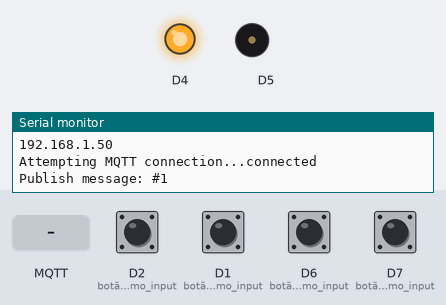
The sketch below on a simulated ESP8266 (NodeMCU). Parts: output pins drawn as LEDs (lit = HIGH, except the on-board LED, lit = LOW), buzzer (waves = sounding), the last lines printed to the serial monitor. Inputs (shaded band) come from the test bench; at power-on: D1 (botão_como_input), D2 (botão_como_input), D6 (botão_como_input), D7 (botão_como_input) LOW. WiFi joins after 1.5 s; servers stay silent unless stated; random numbers use the default seed unless the sketch sets one; no MQTT or app messages arrive unless stated.

Above: at 2.7 s.
2.8 s: MQTT message "0" arrives on the first subscribed topic
At 3.7 s:
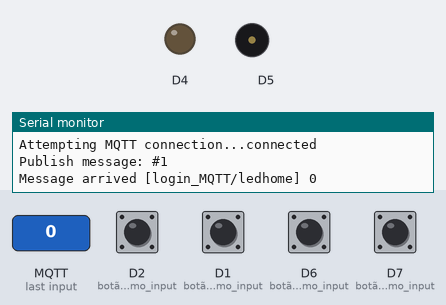
4.3 s: MQTT message "1" arrives on the second subscribed topic
At 4.42 s:
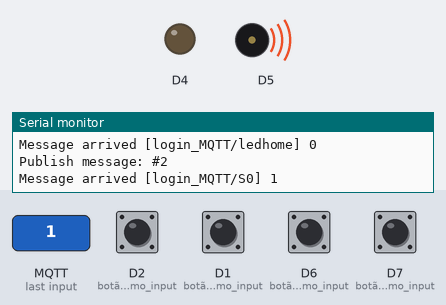
Timing chart, 0 to 7.3 s (numbered marks = the images above; inputs shaded):
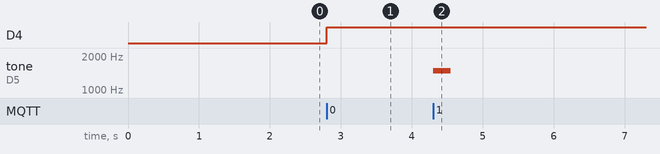

Measured:
- after the input at 2.8 s, D4: LOW → HIGH at once
- after the input at 4.3 s, tone on D5: silent → 1480 Hz at once, → silent 0.25 s later

The sketch:

mqtt_esp8266_homelab-labead.ino
```cpp
#include <ESP8266WiFi.h>
#include <PubSubClient.h>
#include "pitches.h"

String user = "login_MQTT";
String passwd = "senha_MQTT";

const char* ssid = "ssid_WiFi";
const char* password = "senha_WiFi";
const char* mqtt_server = "endereco_broker";

WiFiClient espClient;
PubSubClient client(espClient);
unsigned long lastMsg = 0;
#define MSG_BUFFER_SIZE	(50)
char msg[MSG_BUFFER_SIZE];

int value = 0; //sinal de heartbeat

bool prevBtn1 = 0; //estado anterior do botão
bool btn1 = 0; //estado atual do botão

bool prevBtn2 = 0; //estado anterior do botão
bool btn2 = 0; //estado atual do botão

bool prevBtn3 = 0; //estado anterior do botão
bool btn3 = 0; //estado atual do botão

bool prevBtn4 = 0; //estado anterior do botão
bool btn4 = 0; //estado atual do botão

bool led = 0; //estado do led

uint32_t prev_millis;
uint32_t ms_cnt = 0;

const char* zero_cstr = "0";
const char* one_cstr = "1";

int valor;

void setup_wifi() {

  delay(10);

  Serial.println();
  Serial.print("Connecting to ");
  Serial.println(ssid);

  WiFi.mode(WIFI_STA);
  WiFi.begin(ssid, password);

  while (WiFi.status() != WL_CONNECTED) {
    delay(500);
    Serial.print(".");
  }

  randomSeed(micros());

  Serial.println("");
  Serial.println("WiFi connected");
  Serial.println("IP address: ");
  Serial.println(WiFi.localIP());
}

void callback(char* topic, byte* payload, unsigned int length) {
  Serial.print("Message arrived [");
  Serial.print(topic);
  Serial.print("] ");
  for (int i = 0; i < length; i++) {
    Serial.print((char)payload[i]);
  }
  Serial.println();

  // Led buit-in mapeado no topico "user/ledhome"
  if (strcmp(topic,(user+"/ledhome").c_str())==0) {
    if ((char)payload[0] == '1') {
      digitalWrite(D4, LOW);
      led = 1;
    } else {
      digitalWrite(D4, HIGH);
      led = 0;
    }
  }

  if (strcmp(topic,(user+"/S0").c_str())==0) {
    if ((char)payload[0] == '1') {
      tone(D5, NOTE_FS6, 250); //125 ou 250
    }
  }

  if (strcmp(topic,(user+"/S1").c_str())==0) {
    if ((char)payload[0] == '1') {
      tone(D5, NOTE_C4, 250); //125 ou 250
    }
  }

  if (strcmp(topic,(user+"/S2").c_str())==0) {
    if ((char)payload[0] == '1') {
      tone(D5, NOTE_DS5, 250); //125 ou 250
    }
  }

  if (strcmp(topic,(user+"/S3").c_str())==0) {
    if ((char)payload[0] == '1') {
      tone(D5, NOTE_A7, 250); //125 ou 250
    }
  }
}

void reconnect() {
  // Loop until we're reconnected
  while (!client.connected()) {

    Serial.print("Attempting MQTT connection...");

    // Create a random client ID
    String clientId = user;
    clientId += String(random(0xffff), HEX);

    // Attempt to connect
    if (client.connect(clientId.c_str(), user.c_str(), passwd.c_str())) {

      Serial.println("connected");
      // Once connected, publish an announcement...
      client.publish((user+"/homehello").c_str(), "hello world");

      client.subscribe((user+"/ledhome").c_str());

      client.subscribe((user+"/S0").c_str());
      client.subscribe((user+"/S1").c_str());
      client.subscribe((user+"/S2").c_str());
      client.subscribe((user+"/S3").c_str());

    } else {

      Serial.print("failed, rc=");
      Serial.print(client.state());
      Serial.println(" try again in 5 seconds");

      // Wait 5 seconds before retrying
      delay(5000);

    }
  }
}

void setup() {
  pinMode(BUILTIN_LED, OUTPUT);
  pinMode(D5, OUTPUT);

  pinMode(D1, INPUT); //botão como input
  pinMode(D2, INPUT); //botão como input
  pinMode(D6, INPUT); //botão como input
  pinMode(D7, INPUT); //botão como input

  Serial.begin(115200);

  setup_wifi();

  client.setServer(mqtt_server, 80);
  client.setCallback(callback);
}

void loop() {

  if (!client.connected()) {
    reconnect();
  }
  client.loop();

  if(prev_millis!=millis()){
    prev_millis=millis();
    if(ms_cnt%100==0){

      btn1 = digitalRead(D1); //leitura do estado do botão
      if (!prevBtn1 and btn1){
        Serial.println("botão 1 pressionado (borda de subida)");
        client.publish((user+"/E3").c_str(), one_cstr); // botão virtual
      }
      prevBtn1 = btn1;

      btn2 = digitalRead(D2); //leitura do estado do botão
      if (!prevBtn2 and btn2){
        Serial.println("botão 2 pressionado (borda de subida)");
        client.publish((user+"/E4").c_str(), one_cstr); // botão virtual
      }
      prevBtn2 = btn2;

      btn3 = digitalRead(D6); //leitura do estado do botão
      if (!prevBtn3 and btn3){
        Serial.println("botão 3 pressionado (borda de subida)");
        client.publish((user+"/E5").c_str(), one_cstr); // botão virtual
      }
      prevBtn3 = btn3;

      btn4 = digitalRead(D7); //leitura do estado do botão
      if (!prevBtn4 and btn4){
        Serial.println("botão 4 pressionado (borda de subida)");
        client.publish((user+"/E6").c_str(), one_cstr); // botão virtual
      }
      prevBtn4 = btn4;

    }
    ms_cnt++;
  }

  unsigned long now = millis();
  if (now - lastMsg > 2000) {
    lastMsg = now;
    ++value;
    snprintf (msg, MSG_BUFFER_SIZE, "#%ld", value);
    Serial.print("Publish message: ");
    Serial.println(msg);
    client.publish((user+"/homehello").c_str(), msg);

    client.publish((user+"/E3").c_str(), zero_cstr); // botão virtual
    client.publish((user+"/E4").c_str(), zero_cstr); // botão virtual
    client.publish((user+"/E5").c_str(), zero_cstr); // botão virtual
    client.publish((user+"/E6").c_str(), zero_cstr); // botão virtual
  }
}
```

pitches.h
```cpp
/*************************************************
 * Public Constants
 *************************************************/

#define NOTE_B0  31
#define NOTE_C1  33
#define NOTE_CS1 35
#define NOTE_D1  37
#define NOTE_DS1 39
#define NOTE_E1  41
#define NOTE_F1  44
#define NOTE_FS1 46
#define NOTE_G1  49
#define NOTE_GS1 52
#define NOTE_A1  55
#define NOTE_AS1 58
#define NOTE_B1  62
#define NOTE_C2  65
#define NOTE_CS2 69
#define NOTE_D2  73
#define NOTE_DS2 78
#define NOTE_E2  82
#define NOTE_F2  87
#define NOTE_FS2 93
#define NOTE_G2  98
#define NOTE_GS2 104
#define NOTE_A2  110
#define NOTE_AS2 117
#define NOTE_B2  123
#define NOTE_C3  131
#define NOTE_CS3 139
#define NOTE_D3  147
#define NOTE_DS3 156
#define NOTE_E3  165
#define NOTE_F3  175
#define NOTE_FS3 185
#define NOTE_G3  196
#define NOTE_GS3 208
#define NOTE_A3  220
#define NOTE_AS3 233
#define NOTE_B3  247
#define NOTE_C4  262
#define NOTE_CS4 277
#define NOTE_D4  294
#define NOTE_DS4 311
#define NOTE_E4  330
#define NOTE_F4  349
#define NOTE_FS4 370
#define NOTE_G4  392
#define NOTE_GS4 415
#define NOTE_A4  440
#define NOTE_AS4 466
#define NOTE_B4  494
#define NOTE_C5  523
#define NOTE_CS5 554
#define NOTE_D5  587
#define NOTE_DS5 622
#define NOTE_E5  659
#define NOTE_F5  698
#define NOTE_FS5 740
#define NOTE_G5  784
#define NOTE_GS5 831
#define NOTE_A5  880
#define NOTE_AS5 932
#define NOTE_B5  988
#define NOTE_C6  1047
#define NOTE_CS6 1109
#define NOTE_D6  1175
#define NOTE_DS6 1245
#define NOTE_E6  1319
#define NOTE_F6  1397
#define NOTE_FS6 1480
#define NOTE_G6  1568
#define NOTE_GS6 1661
#define NOTE_A6  1760
#define NOTE_AS6 1865
#define NOTE_B6  1976
#define NOTE_C7  2093
#define NOTE_CS7 2217
#define NOTE_D7  2349
#define NOTE_DS7 2489
#define NOTE_E7  2637
#define NOTE_F7  2794
#define NOTE_FS7 2960
#define NOTE_G7  3136
#define NOTE_GS7 3322
#define NOTE_A7  3520
#define NOTE_AS7 3729
#define NOTE_B7  3951
#define NOTE_C8  4186
#define NOTE_CS8 4435
#define NOTE_D8  4699
#define NOTE_DS8 4978
```
